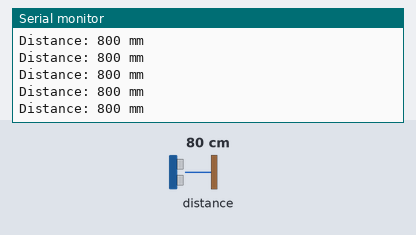
This program was run on a simulated ESP32-S3. On the bench: the last lines printed to the serial monitor. The test bench sets the inputs (shaded band); at power-on: distance to the obstacle 80 cm.

Above: at 1.2 s.
1.3 s: distance to the obstacle set to 250 cm
At 1.6 s:
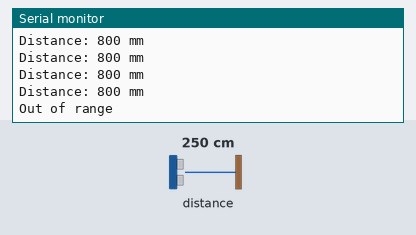
3.3 s: distance to the obstacle set to 2 cm
At 3.47 s:
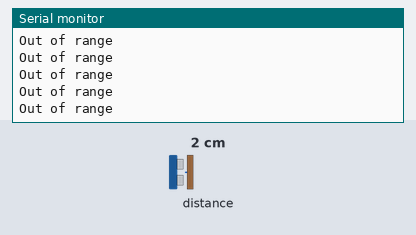

The program:

main.cpp
```cpp
#include <Arduino.h>
#include <Wire.h>
#include <Adafruit_VL53L0X.h>

#define SDA_PIN 16
#define SCL_PIN 15

Adafruit_VL53L0X lox;
VL53L0X_RangingMeasurementData_t measure;

void setup()
{
  Serial.begin(115200);

  Wire.begin(SDA_PIN, SCL_PIN);

  Serial.println("TOF200C Distance Sensor");

  if (!lox.begin())
  {
    Serial.println("Sensor initialization failed!");
    while (1)
    {
      delay(10);
    }
  }

  Serial.println("TOF200C ready");
}

void loop()
{
  // Старт вимірювання
  unsigned long startTime = micros();

  lox.rangingTest(&measure, false);

  // Стоп имірювання
  unsigned long duration = micros() - startTime;

  if (measure.RangeStatus != 4)
  {
    Serial.print("Distance: ");
    Serial.print(measure.RangeMilliMeter);
    Serial.println(" mm");
  }
  else
  {
    Serial.println("Out of range");
  }

  // Serial.print(" | Measurement time: ");
  // Serial.print(duration);
  // Serial.print(" us (~");
  // Serial.print(duration / 1000.0, 2);
  // Serial.println(" ms)");

  delay(200);
}
```

Measured:
- after the input at 1.3 s, the serial monitor: prints a new line after 0.13 s (image 1)
